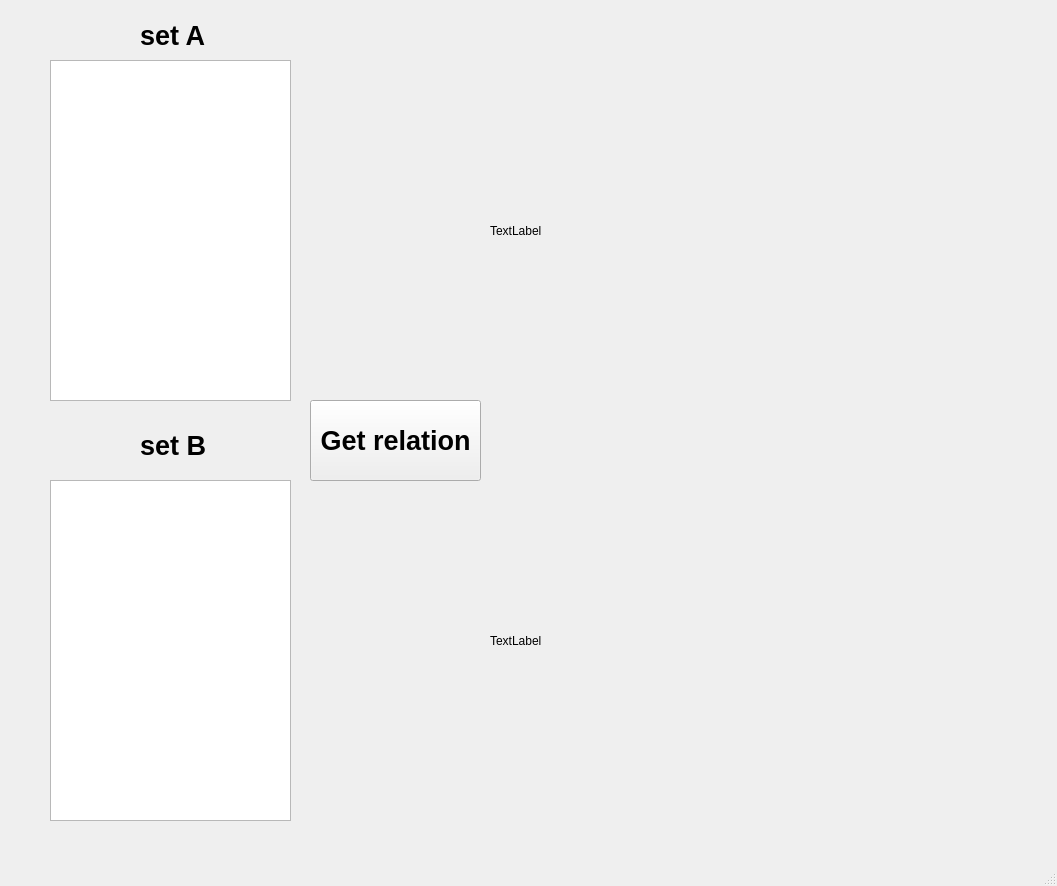
<?xml version="1.0" encoding="UTF-8"?>
<ui version="4.0">
 <class>MainWindow</class>
 <widget class="QMainWindow" name="MainWindow">
  <property name="geometry">
   <rect>
    <x>0</x>
    <y>0</y>
    <width>1057</width>
    <height>886</height>
   </rect>
  </property>
  <property name="windowTitle">
   <string>MainWindow</string>
  </property>
  <widget class="QWidget" name="centralwidget">
   <widget class="QListWidget" name="listWidget">
    <property name="geometry">
     <rect>
      <x>50</x>
      <y>60</y>
      <width>241</width>
      <height>341</height>
     </rect>
    </property>
   </widget>
   <widget class="QListWidget" name="listWidget_2">
    <property name="geometry">
     <rect>
      <x>50</x>
      <y>480</y>
      <width>241</width>
      <height>341</height>
     </rect>
    </property>
   </widget>
   <widget class="QLabel" name="label">
    <property name="geometry">
     <rect>
      <x>140</x>
      <y>20</y>
      <width>71</width>
      <height>31</height>
     </rect>
    </property>
    <property name="font">
     <font>
      <pointsize>20</pointsize>
      <weight>75</weight>
      <bold>true</bold>
     </font>
    </property>
    <property name="text">
     <string>set A</string>
    </property>
   </widget>
   <widget class="QLabel" name="label_2">
    <property name="geometry">
     <rect>
      <x>140</x>
      <y>430</y>
      <width>71</width>
      <height>31</height>
     </rect>
    </property>
    <property name="font">
     <font>
      <pointsize>20</pointsize>
      <weight>75</weight>
      <bold>true</bold>
     </font>
    </property>
    <property name="text">
     <string>set B</string>
    </property>
   </widget>
   <widget class="QPushButton" name="pushButton">
    <property name="geometry">
     <rect>
      <x>310</x>
      <y>400</y>
      <width>171</width>
      <height>81</height>
     </rect>
    </property>
    <property name="font">
     <font>
      <pointsize>20</pointsize>
      <weight>75</weight>
      <bold>true</bold>
     </font>
    </property>
    <property name="text">
     <string>Get relation</string>
    </property>
   </widget>
   <widget class="QLabel" name="label_3">
    <property name="geometry">
     <rect>
      <x>490</x>
      <y>40</y>
      <width>551</width>
      <height>381</height>
     </rect>
    </property>
    <property name="text">
     <string>TextLabel</string>
    </property>
   </widget>
   <widget class="QLabel" name="label_4">
    <property name="geometry">
     <rect>
      <x>490</x>
      <y>450</y>
      <width>551</width>
      <height>381</height>
     </rect>
    </property>
    <property name="text">
     <string>TextLabel</string>
    </property>
   </widget>
  </widget>
  <widget class="QStatusBar" name="statusbar"/>
 </widget>
 <resources/>
 <connections/>
</ui>
